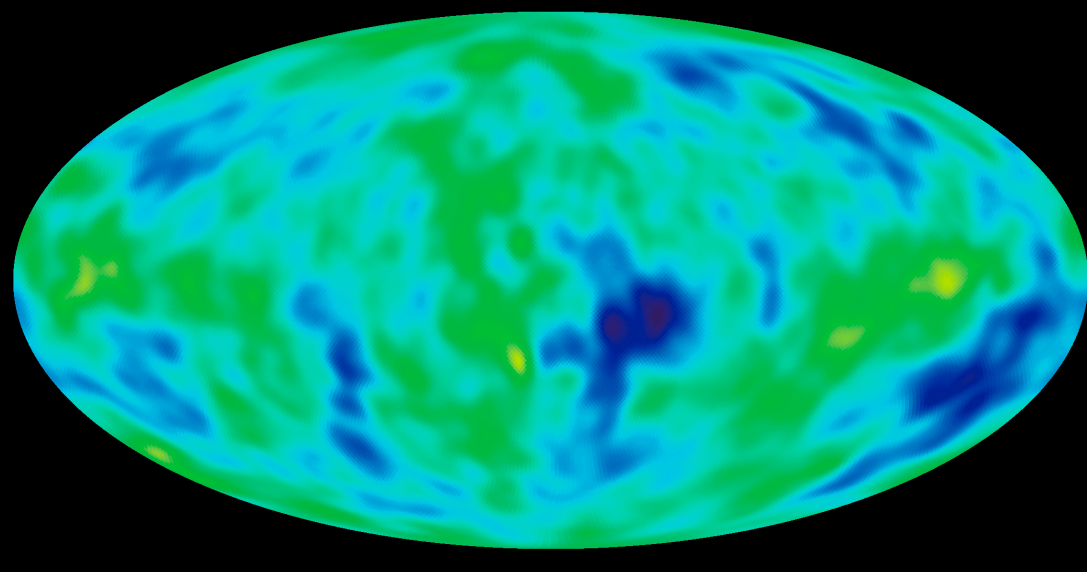
#> input picture imgs/cobec.png, 1087 x 572 px, found by its file name
$ python 'Cobe copy.py'
#> lines starting #> are read from the running program, lines starting #| are printed output that depends on the picture
import cv2
import numpy as np
import pyvista as pv
from pyvista import StructuredGrid
import matplotlib.pyplot as plt


# Add the image to process
imagen_original = cv2.imread(r'C:\Users\cotif\Documents\GitHub\imgtoSTL\imgs\cobec.png')
#> imagen_original is the input picture: shape (572, 1087, 3); mean B, G, R 118.4, 137.5, 0.7
#imgresize = cv2.resize(imagen_original, (1280,720))
# cv2.imshow('imagen',imagen_original)
# cv2.waitKey(0)
imagen_rgb = cv2.cvtColor(imagen_original, cv2.COLOR_BGR2RGB)
# Extract image matrix
matriz = np.asarray(imagen_rgb)
h, w, c = matriz.shape
#> h = 572; w = 1087; c = 3


pr = np.zeros((h, w, c), dtype=np.uint8)
pp = np.zeros((h, w, c), dtype=np.uint8)
py = np.zeros((h, w, c), dtype=np.uint8)
pg = np.zeros((h, w, c), dtype=np.uint8)
pc = np.zeros((h, w, c), dtype=np.uint8)
pb = np.zeros((h, w, c), dtype=np.uint8)
pbl = np.zeros((h, w, c), dtype=np.uint8)
pw = np.zeros((h, w, c), dtype=np.uint8)
pe = np.zeros((h, w, c), dtype=np.uint8)
pbr = np.zeros((h, w, c), dtype=np.uint8)
po = np.zeros((h, w, c), dtype=np.uint8)
pvi = np.zeros((h, w, c), dtype=np.uint8)
x = np.zeros((h, w))
y = np.zeros((h, w))
z = np.zeros((h,w))
zr = np.zeros((h, w))
zb = np.zeros((h, w))
zg = np.zeros((h, w))
zp = np.zeros((h, w))
zc = np.zeros((h, w))
zbl = np.zeros((h, w))
zy = np.zeros((h, w))
zw = np.zeros((h, w))
zbr = np.zeros((h, w))
zo = np.zeros((h, w))
zv = np.zeros((h, w))

#-----------------------Clasificacion para COBE CELESTE (canales cyan,azul,amarillo,violeta y negro)
for i in range(h):
    for j in range(w):
        pixel = imagen_rgb[i, j]
        r, g, b = pixel
        # Calcula el porcentaje de color rojo
        pR = r / 255.0 * 100  # PORCENTAJE DE ROJO
        pB = b / 255.0 * 100   # PORCENTAJE DE AZUL
        pG = g / 255.0 * 100  # PORCENTAJE DE VERDE

        #Amarillo Claro
        if 80 >= pR >= 40 and 100 >= pG >= 70 and 85 >= pB >= 0:
            if pixel[0] == 0 and pixel[1] == 0 and pixel[2] == 0:
                x[i, j] = j
                y[i, j] = i
                z[i, j] = 0
            else:
                x[i, j] = j
                y[i, j] = i
                z[i, j] = 15
            py[i, j] = pixel
        # Amarillo
        elif 100 >= pR >= 70 and 100 >= pG >= 60 and 35 >= pB >= 0:
            if pixel[0] == 0 and pixel[1] == 0 and pixel[2] == 0:
                x[i, j] = j
                y[i, j] = i
                z[i, j] = 0
            else:
                x[i, j] = j
                y[i, j] = i
                z[i, j] = 14
            py[i, j] = pixel
            # Amarillo Oscuro
        elif 80 >= pR >= 60 and 80 >= pG >= 60 and 50 >= pB >= 10:
            if pixel[0] == 0 and pixel[1] == 0 and pixel[2] == 0:
                x[i, j] = j
                y[i, j] = i
                z[i, j] = 0
            else:
                x[i, j] = j
                y[i, j] = i
                z[i, j] = 13
            py[i, j] = pixel
            # Verde Claro
        elif 5 >= pR >= 0 and 85 >= pG >= 70 and 85 >= pB >= 50:
            if pixel[0] == 0 and pixel[1] == 0 and pixel[2] == 0:
                x[i, j] = j
                y[i, j] = i
                z[i, j] = 0
            else:
                x[i, j] = j
                y[i, j] = i
                z[i, j] = 12
            pg[i, j] = pixel
            # Verde
        elif 70 >= pR >= 0 and 100 >= pG >= 60 and 50 >= pB >= 0:
            if pixel[0] == 0 and pixel[1] == 0 and pixel[2] == 0:
                x[i, j] = j
                y[i, j] = i
                z[i, j] = 0
            else:
                x[i, j] = j
                y[i, j] = i
                z[i, j] = 11
            pg[i, j] = pixel
            # Verde Oscuro
        elif 75 >= pR >= 0 and 75 >= pG >= 30 and 45 >= pB >= 0:
            if pixel[0] == 0 and pixel[1] == 0 and pixel[2] == 0:
                x[i, j] = j
                y[i, j] = i
                z[i, j] = 0
            else:
                x[i, j] = j
                y[i, j] = i
                z[i, j] = 10
            pg[i, j] = pixel
            # Violeta
        elif 25 >= pR >= 10 and 12 >= pG >= 5 and 50 >= pB >= 0:
            if pixel[0] == 0 and pixel[1] == 0 and pixel[2] == 0:
                x[i, j] = j
                y[i, j] = i
                z[i, j] = 0
            else:
                x[i, j] = j
                y[i, j] = i
                z[i, j] = 9
            pvi[i, j] = pixel
            # Azul Claro
        elif 50 >= pR >= 0 and 50 >= pG >= 0 and 100 >= pB >= 5:
            if pixel[0] == 0 and pixel[1] == 0 and pixel[2] == 0:
                x[i, j] = j
                y[i, j] = i
                z[i, j] = 0
            else:
                x[i, j] = j
                y[i, j] = i
                z[i, j] = 5
            pb[i, j] = pixel
            # azul
        elif 45 >= pR >= 0 and 25 >= pG >= 0 and 100 >= pB >= 5:
            if pixel[0] == 0 and pixel[1] == 0 and pixel[2] == 0:
                x[i, j] = j
                y[i, j] = i
                z[i, j] = 0
            else:
                x[i, j] = j
                y[i, j] = i
                z[i, j] = 4
            pb[i, j] = pixel
            # Azul Oscuro
        elif 35 >= pR >= 0 and 25 >= pG >= 0 and 65 >= pB >= 0:
            if pixel[0] == 0 and pixel[1] == 0 and pixel[2] == 0:
                x[i, j] = j
                y[i, j] = i
                z[i, j] = 0
            else:
                x[i, j] = j
                y[i, j] = i
                z[i, j] = 3
            pb[i, j] = pixel

            # Cian Claro
        elif 75 >= pR >= 0 and 100 >= pG >= 50 and 100 >= pB >= 50:
            if pixel[0] == 0 and pixel[1] == 0 and pixel[2] == 0:
                x[i, j] = j
                y[i, j] = i
                z[i, j] = 0
            else:
                x[i, j] = j
                y[i, j] = i
                z[i, j] = 8
            pc[i, j] = pixel
            # Cian
        elif 30 >= pR >= 0 and 100 >= pG >= 40 and 100 >= pB >= 40:
            if pixel[0] == 0 and pixel[1] == 0 and pixel[2] == 0:
                x[i, j] = j
                y[i, j] = i
                z[i, j] = 0
            else:
                x[i, j] = j
                y[i, j] = i
                z[i, j] = 7
            pc[i, j] = pixel
            # Cian Oscuro
        elif 40 >= pR >= 0 and 50 >= pG >= 20 and 50 >= pB >= 20:
            if pixel[0] == 0 and pixel[1] == 0 and pixel[2] == 0:
                x[i, j] = j
                y[i, j] = i
                z[i, j] = 0
            else:
                x[i, j] = j
                y[i, j] = i
                z[i, j] = 6
            pc[i, j] = pixel
        # Negro
        elif pR == 0 and pG == 0 and pB == 0:
            x[i, j] = j
            y[i, j] = i
            z[i, j] = 0
            pbl[i, j] = pixel
        else:
            pe[i, j] = pixel
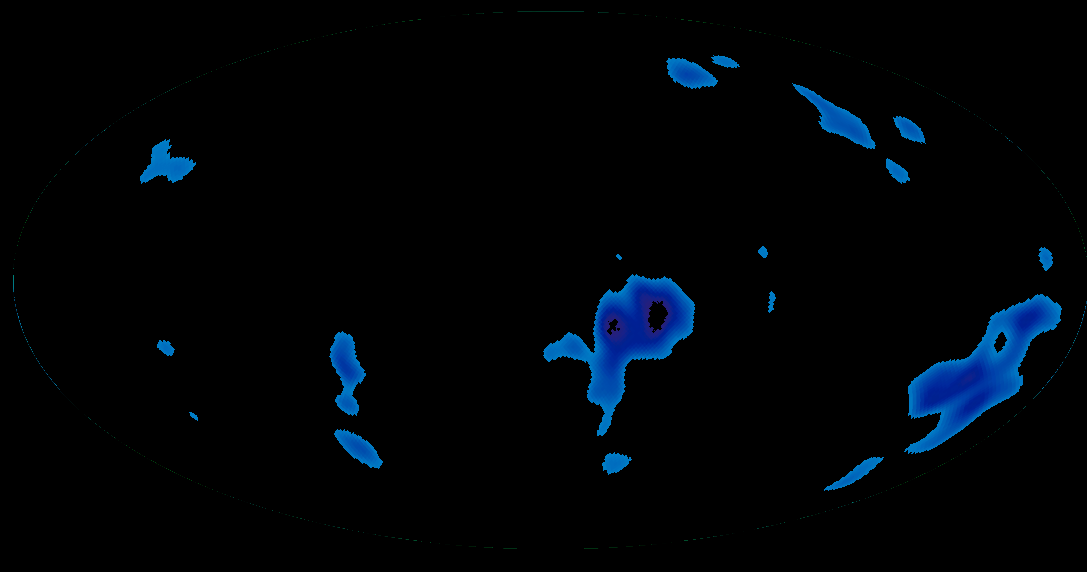
#> pb: shape (572, 1087, 3); mean R, G, B 0.1, 4, 8.1
#> pbl: shape (572, 1087, 3); every value is 0
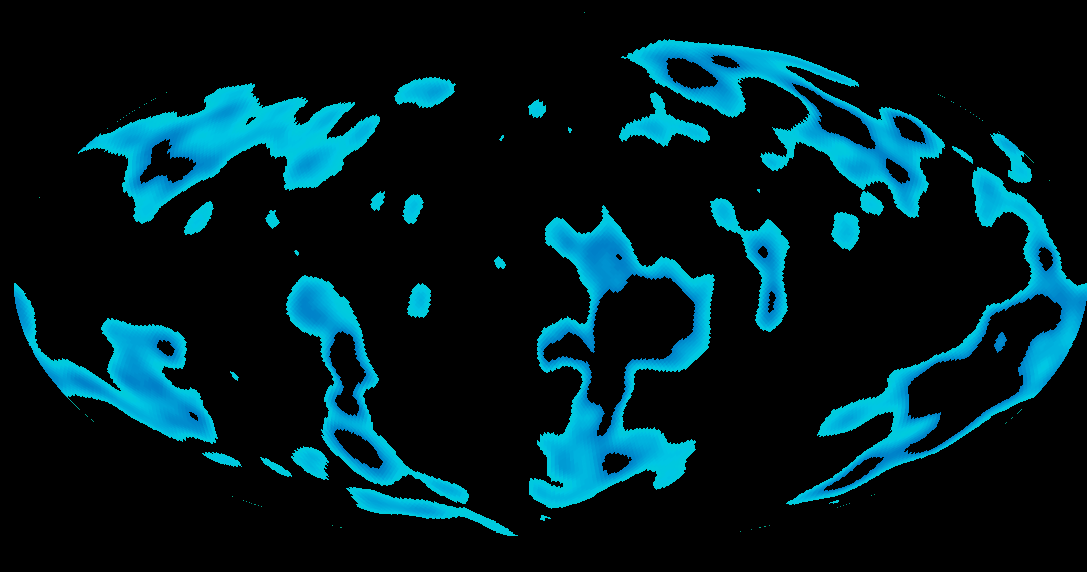
#> pc: shape (572, 1087, 3); mean R, G, B 0, 29.2, 35.7
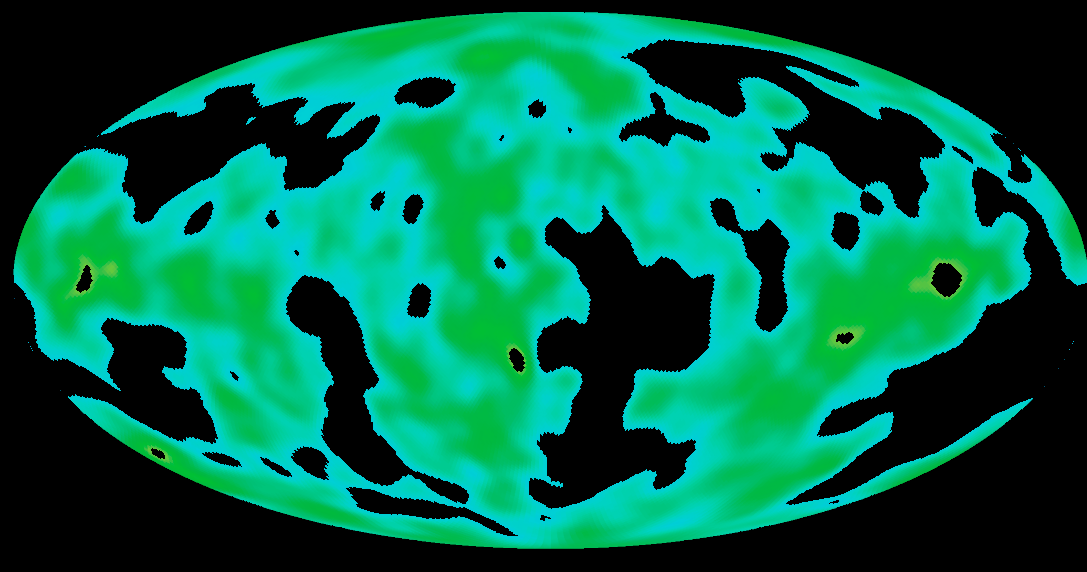
#> pg: shape (572, 1087, 3); mean R, G, B 0.3, 103.8, 74.4
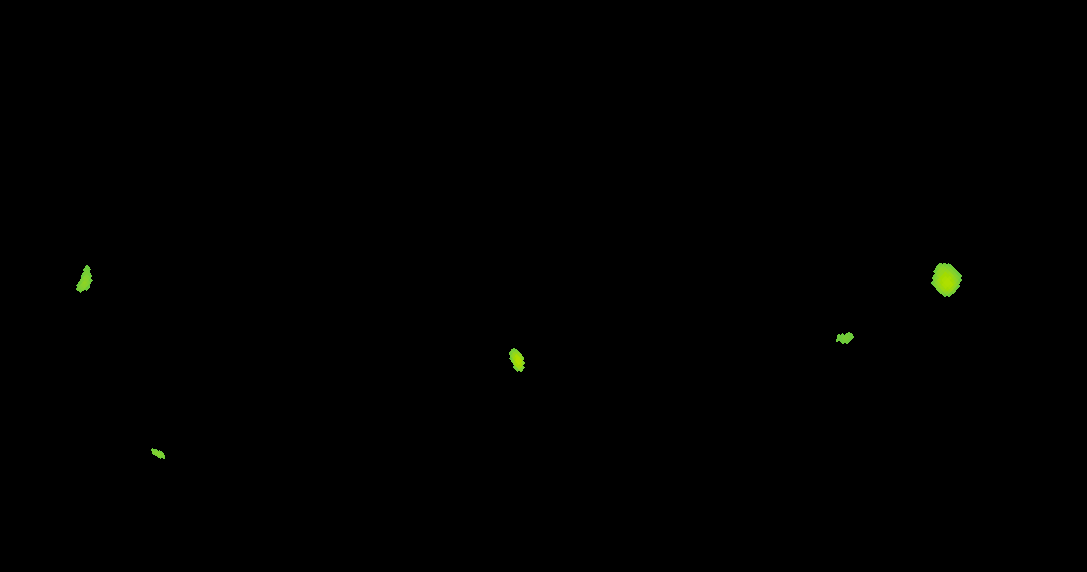
#> py: shape (572, 1087, 3); mean R, G, B 0.3, 0.5, 0.1
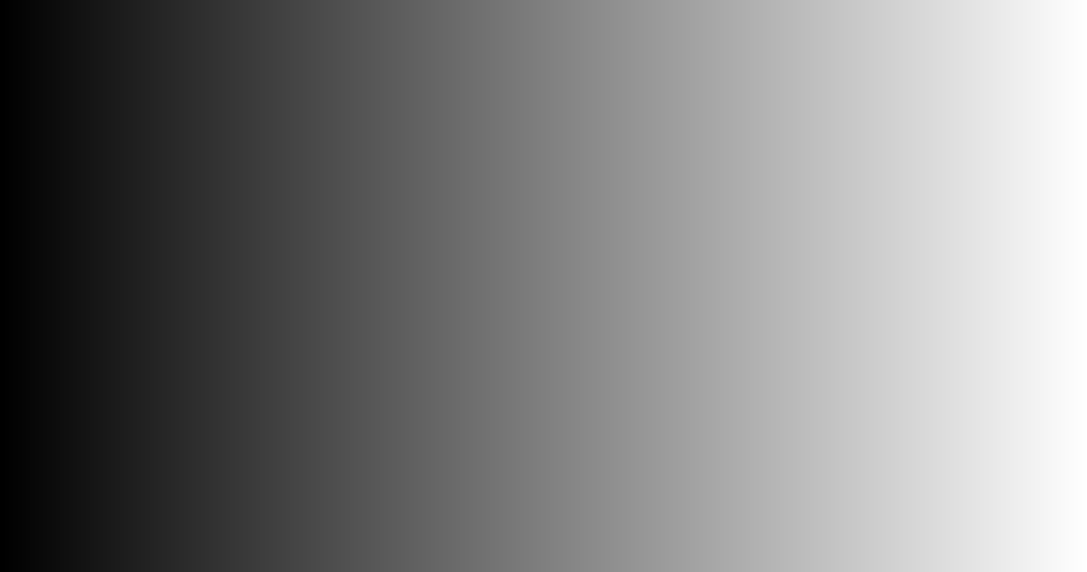
#> x: shape (572, 1087) float64; min 0, max 1086, mean 543; drawn with min black and max white
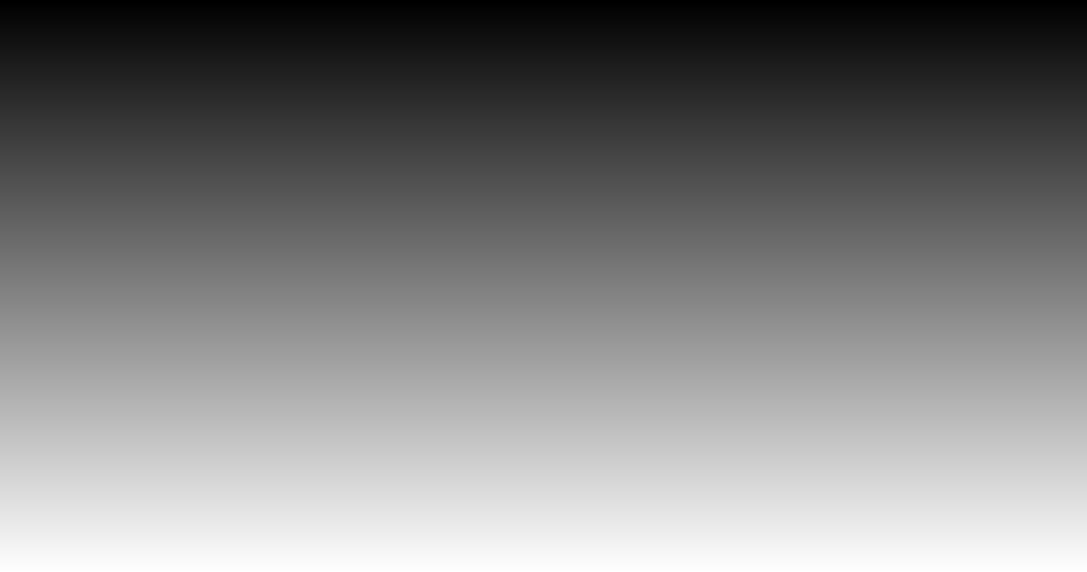
#> y: shape (572, 1087) float64; min 0, max 571, mean 285.5; drawn with min black and max white
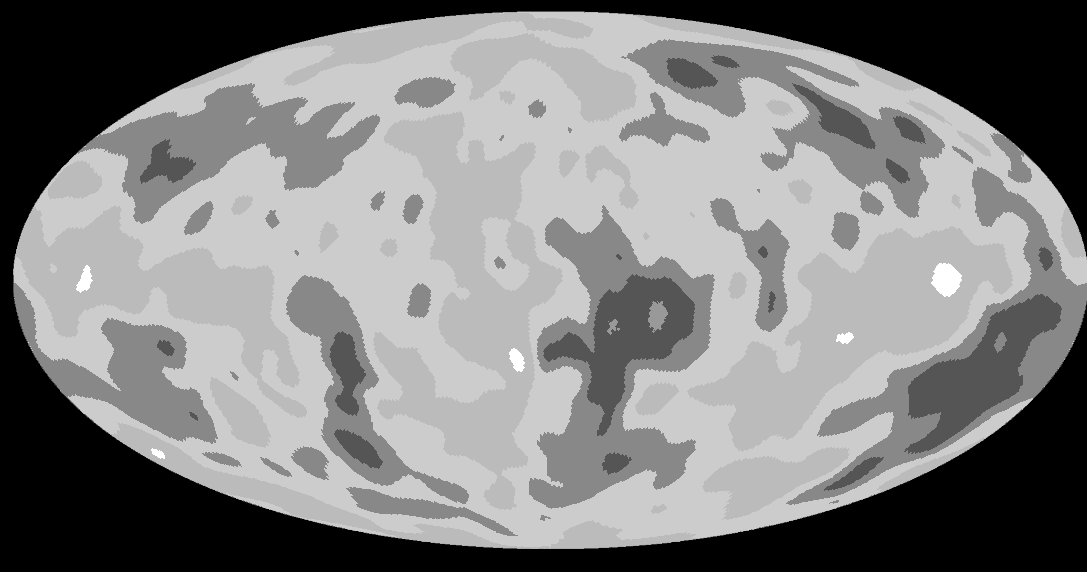
#> z: shape (572, 1087) float64; min 0, max 15, mean 7.61; drawn with min black and max white

plt.figure(figsize=(12, 6))

plt.subplot(3, 3, 1)
plt.title('Channel Brown')
plt.imshow(pbr, cmap='gray')

plt.subplot(3, 3, 2)
plt.title('Channel Red')
plt.imshow(pr, cmap='gray')

plt.subplot(3, 3, 3)
plt.title('Channel Orange')
plt.imshow(po, cmap='gray')

plt.subplot(3, 3, 4)
plt.title('Channel Yellow')
plt.imshow(py, cmap='gray')

plt.subplot(3, 3, 5)
plt.title('Channel Green')
plt.imshow(pg, cmap='gray')

plt.subplot(3, 3, 6)
plt.title('Channel Cyan')
plt.imshow(pc, cmap='gray')

plt.subplot(3, 3, 7)
plt.title('Channel Blue')
plt.imshow(pb, cmap='gray')

plt.subplot(3, 3, 8)
plt.title('Channel White')
plt.imshow(pw, cmap='gray')

plt.subplot(3, 3, 9)
plt.title('EXTRA')
plt.imshow(pe, cmap='gray')
plt.show()

x_base, y_base = np.meshgrid(range(w), range(h))
z_base = np.zeros_like(x_base)
x = np.stack((x_base, x), axis=0)
y = np.stack((y_base, y), axis=0)
z = np.stack((z_base, z), axis=0)

# Creamos la estructura
#> (the run stopped early here; a loop or call above may not have finished)
